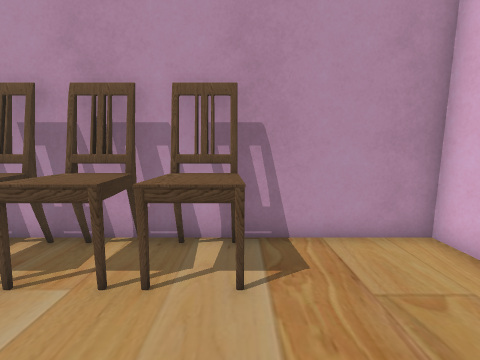
view 1 (above)

16 first-person views from a walk through a Unity game level. The camera is 1.2 m above the floor, tilts 8° down and sees 90° across. The floor is counted in squares, 0.5 m on a side. Each view is taken from the middle of a square. On the plan, view 1 faces up. The plan holds only what a view shows up to about 17 squares ahead; the rest is blank.

view 2
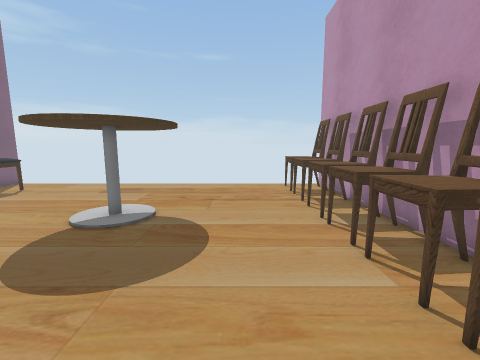

view 3
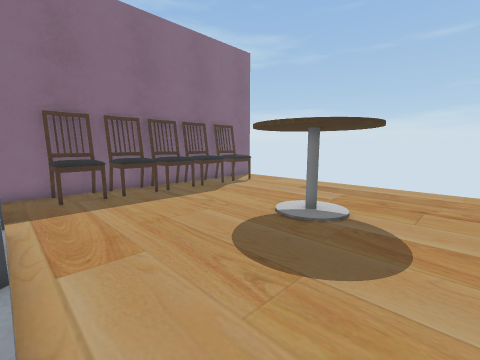

view 4
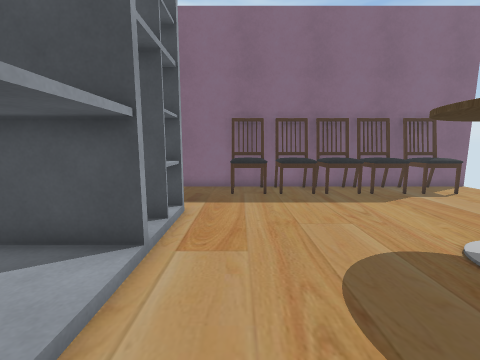

view 5
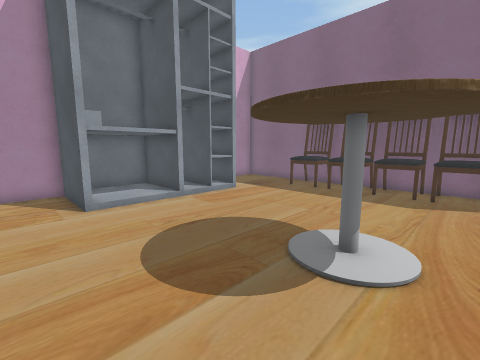

view 6
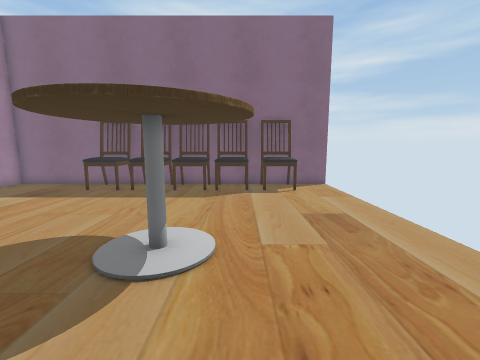

view 7
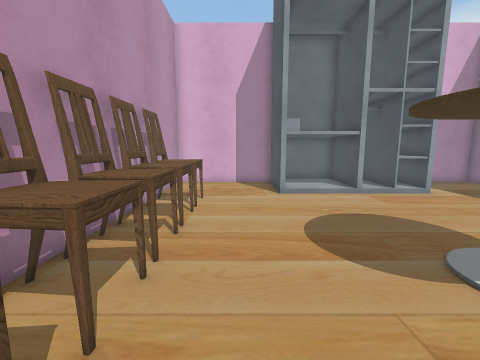

view 8
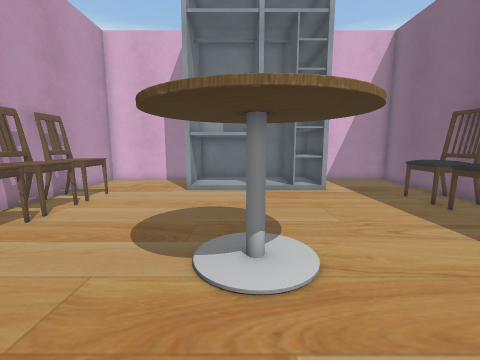

view 9
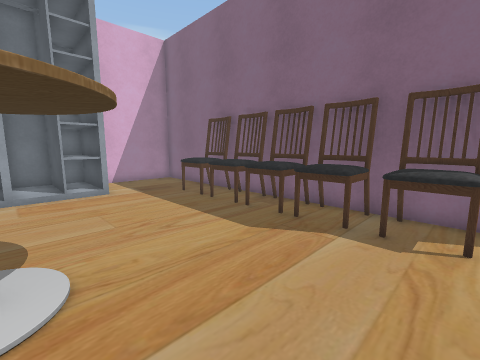

view 10
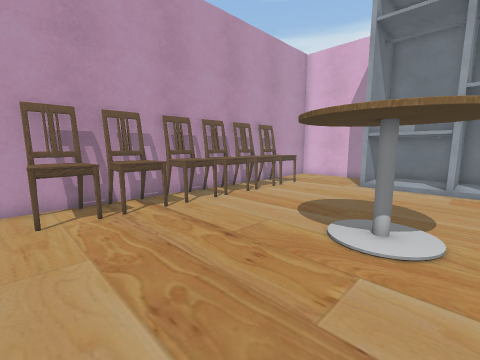

view 11
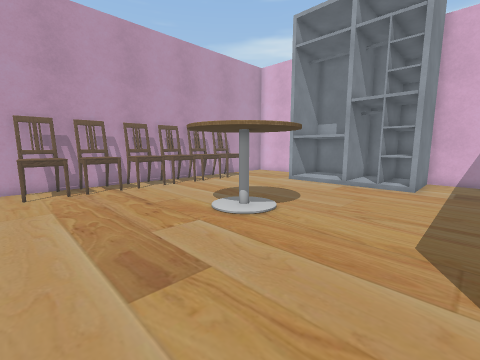

view 12
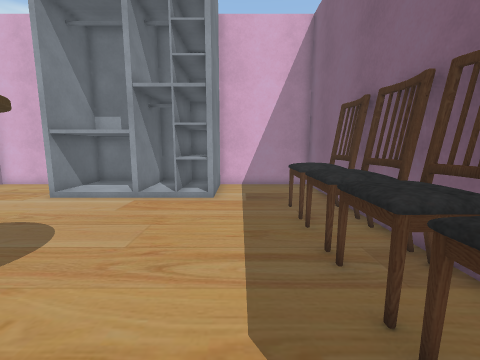

view 13
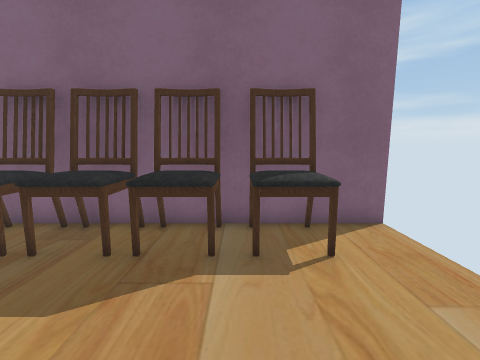

view 14
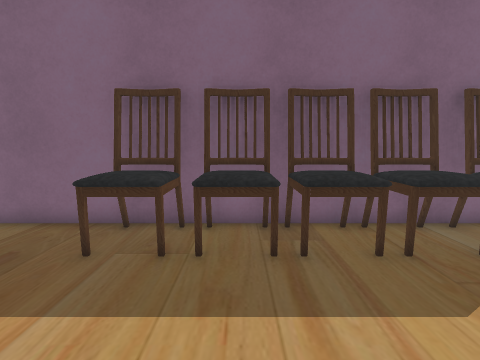

view 15
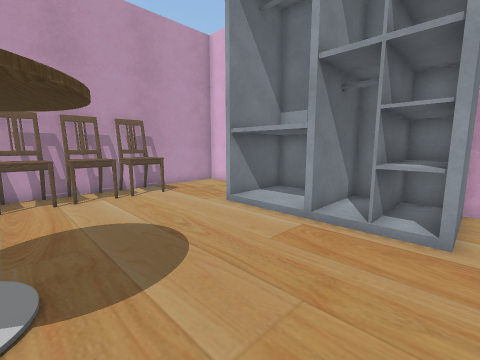

view 16
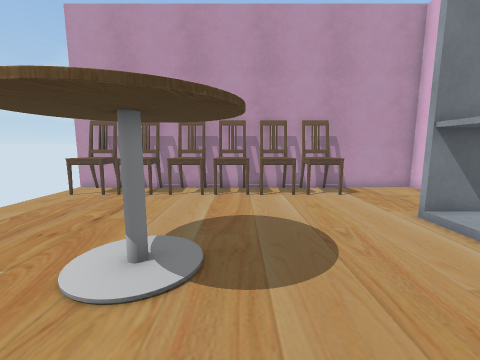

### Floor plan
Key: @ floor where view 1 was taken; # wall or solid block; . floor; / step, stairs or slope; O other object.
Columns run from 15 left of view 1 to 5 right of it. Each row starts with its distance up from view 1.
  6 #####################
  5  .OOOOOOOOOOOOOO....#
  4  .OOOOOOOOOOOOOO....#
  3  ...................#
  2  ...................#
  1  ...................#
  0  ..............@#####
 -1  ......OOO......OOOO#
 -2  .....OOOOO.....OOOO#
 -3  .....OOOOO.....OOOO#
 -4  .....OOOOO.....#OOO#
 -5  .....OOOOO...../   #
 -6  ...............OOOO#
 -7  ...............OOOO#
 -8  ...............#####
 -9  ...................#
-10  ...................#
-11  ..OOOOOOOOOOOO.....#
-12  ..OOOOOOOOOOOO.....#
-13 ###OO#OOOO#OOOO######

Positions as (right, up) in squares from view 1, and headings:
1: (0, 0), facing up
2: (1, 1), facing left
3: (1, 1), facing down-left
4: (-1, 1), facing down
5: (-9, 2), facing down-right
6: (-9, 2), facing down
7: (-11, 2), facing right
8: (-12, -3), facing right
9: (-12, -4), facing down-right
10: (-14, -5), facing up-right
11: (-14, -10), facing up-right
12: (-10, -9), facing right
13: (-10, -6), facing down
14: (-4, -6), facing down
15: (-6, -8), facing up-right
16: (-5, -8), facing up
